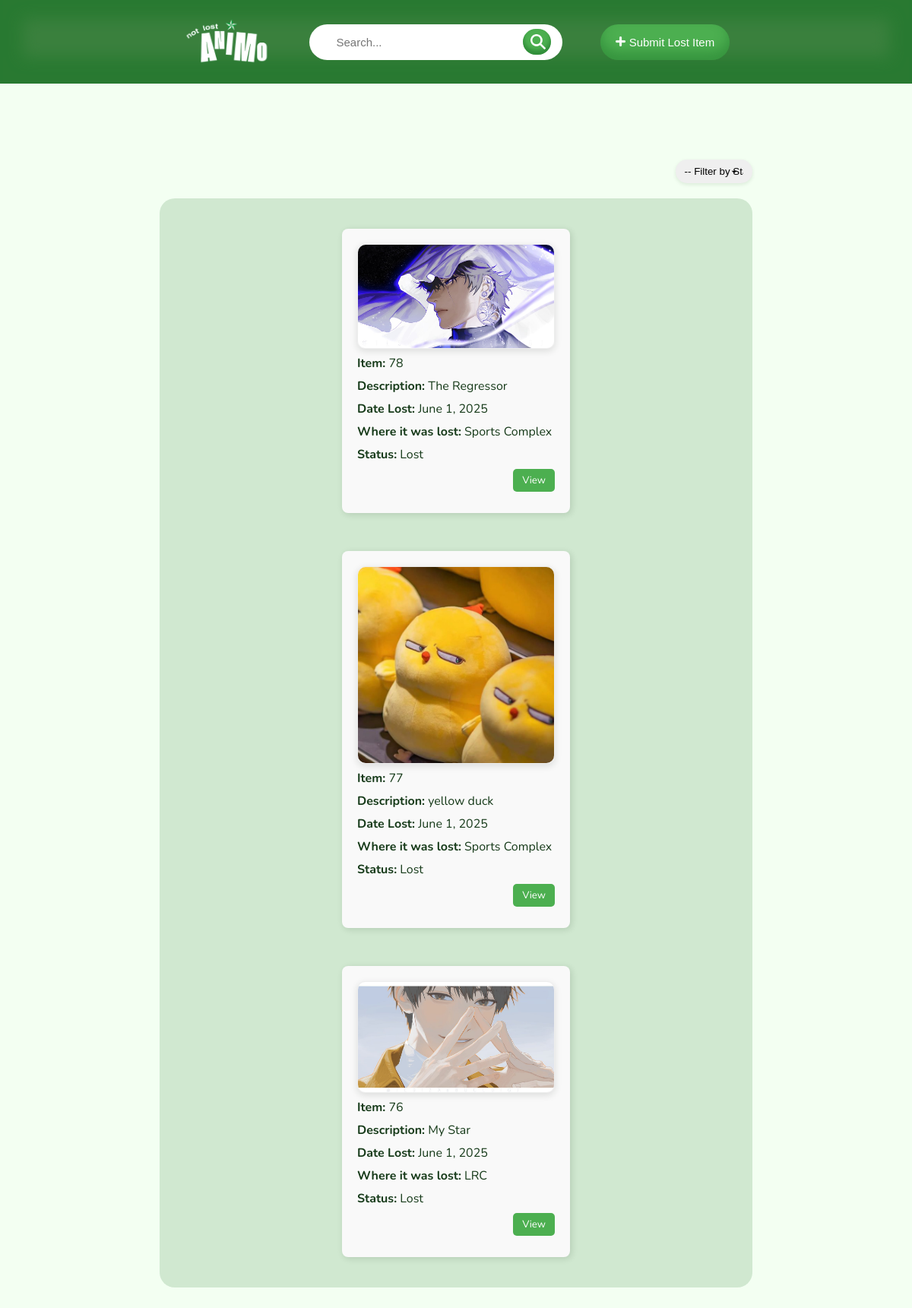
Page /public/staff-item-main.php on the committed database.
### tables this page shows
CREATE TABLE `item_submission` (
  `item_index` int(11) NOT NULL,
  `user_submit_index` int(11) NOT NULL COMMENT 'The person who submitted the lost item',
  `image_path` varchar(255) DEFAULT NULL COMMENT 'Path to uploaded image',
  `item_name` varchar(100) NOT NULL COMMENT 'Name or title of the item',
  `description` text DEFAULT NULL COMMENT 'Description of the item',
  `lost_location` varchar(100) NOT NULL COMMENT 'Where the item was lost (e.g., library, building)',
  `lost_date` date NOT NULL COMMENT 'When the item was lost',
  `user_retrieve_index` int(11) NOT NULL,
  `retrieval_date` date DEFAULT NULL,
  `status` varchar(20) NOT NULL COMMENT 'Status of the item, e.g., Lost or Found',
  `approved` tinyint(1) DEFAULT 0
);

### public/staff-item-main.php (the view, shortened to what this page needs)
<?php require("../include/conn.php"); ?>
<!DOCTYPE html>
<html lang="en">
<head>
    <link rel="stylesheet" href="css/base.css?v=<?= time() ?>">
    <link rel="stylesheet" href="css/header.css?v=<?= time() ?>">
    <link rel="stylesheet" href="css/item-main.css?v=<?= time() ?>">
</head>
<body>
    <header>
        <img src="media/logo.png" alt="notlostanimo-logo" class="logo-img">
        <form action="" method="get" name="formadd" enctype="multipart/form-data" novalidate>
            <div class="search-wrapper">
                <input type="search" id="txtsearch" name="q" placeholder="Search..."
                value="<?= isset($_GET['q']) ? htmlspecialchars($_GET['q']) : '' ?>">
                    <button type="submit"><img src="media/search.png"></button>
            </div>
        </form>
        <button type="button" class="add-button" onclick="window.location.href='add-item.php'"><img src="media/add.png"> Submit Lost Item</button>
    </header>
<div class="content">
    <form action="" method="get" name="filterForm" enctype="multipart/form-data" class="filter" novalidate>
            <select name="status_filter" onchange="this.form.submit()">
                <option value="">-- Filter by Status --</option>
            </select>
    </form>
<div class="records-container">
        <?php
            $itemsPerPage = 25;
            $currentPage = isset($_GET['page']) ? (int)$_GET['page'] : 1;
            $offset = ($currentPage - 1) * $itemsPerPage;
            $sql = "SELECT * FROM item_submission WHERE 1=1";
            $params = [];
            $types = "";
            $sql .= " ORDER BY item_index DESC LIMIT ?, ?";
            $params[] = $offset;
            $params[] = $itemsPerPage;
            $types .= "ii";
            $stmt = $conn->prepare($sql);
            if (!empty($params)) {
                $stmt->bind_param($types, ...$params);
            }
            $stmt->execute();
            $result = $stmt->get_result();
            if ($result->num_rows > 0):
                while ($row = $result->fetch_assoc()):
                    $vitemindex = htmlspecialchars($row['item_index']);
                        $fullDescription = htmlspecialchars($row['description']);
                        $vdescription = mb_strimwidth($fullDescription, 0, 100, '...');
                        $rawDate = $row['lost_date'];
                        $vlostdate = date("F j, Y", strtotime($rawDate));
                    $vimagepath = htmlspecialchars($row['image_path']);
                    $vlostlocation = htmlspecialchars($row['lost_location']);
                    $vstatus = htmlspecialchars($row['status']);
        ?>
        <div class="record-panel">
            <div class="img-container">
            <?php
                $imageFullPath = 'media/' . $vimagepath;
                if (!empty($vimagepath) && file_exists($imageFullPath)) {
                    echo "<img src='{$imageFullPath}' alt='Item Image' class='item-image'>";
                } else {
                    echo "<p><em>No image available</em></p>";
                }
            ?>
            </div>
            <div><strong>Item:</strong> <?= $vitemindex ?></div>
            <div><strong>Description:</strong> <?= $vdescription ?></div>
            <div><strong>Date Lost:</strong> <?= $vlostdate ?></div>
            <div><strong>Where it was lost:</strong> <?= $vlostlocation ?></div>
            <div><strong>Status:</strong> <?= $vstatus ?></div>
            <div class="record-buttons">
                <button class="btn" onclick="window.location.href='item-view.php?vid=<?= $vitemindex ?>'">View</button>
            </div>
        </div>
        <?php endwhile; else: ?>
        <p>No items found.</p>
    <?php endif; ?>
    </div>
</div>
</body>
</html>

### public/css/base.css (style rules this page uses)
* { margin: 0; padding: 0; box-sizing: border-box; }
body { font-family: 'Nunito', sans-serif; background-color: #f3fff2; }

### public/css/header.css (style rules this page uses)
header { background-color: #3b813e; box-shadow: inset 0px -5px 20px 30px rgba(27, 115, 40, 0.552); color: white; display: flex; justify-content: center; align-items: center; padding: 25px 45px; position: relative; gap: 50px; }
.add-button { font-size: 15px; padding: 15px 20px 15px 20px; border: none; background-color: #4CAF50; box-shadow: inset 0px -10px 15px 1px rgba(27, 115, 40, 0.444); color: white; cursor: pointer; border-radius: 25px; transition: ease 0.3s; }
header img { width: 13px; height: 13px; }
.logo-img { height: 60px; width: auto; }
form { width: 30%; }
.search-wrapper { gap: 20px; position: relative; width: 100%; }
.search-wrapper input[type="search"] { display: flex; justify-content: space-between; width: 100%; padding: 15px 35px 15px 35px; border-radius: 25px; font-size: 15px; border: none; }
.search-wrapper button { padding: 7px 7px 7px 10px; display: flex; background-color: #4CAF50; box-shadow: inset 0px -5px 5px 1px rgba(27, 115, 40, 0.552); position: absolute; right: 15px; top: 50%; transition: ease 0.3s; transform: translateY(-50%); border: none; border-radius: 20px; cursor: pointer; font-size: 18px; }
.search-wrapper img { width: 20px; height: 20px; }

### public/css/item-main.css (style rules this page uses)
.add-button { font-size: 15px; padding: 15px 20px 15px 20px; border: none; background-color: #4CAF50; box-shadow: inset 0px -10px 15px 1px rgba(27, 115, 40, 0.444); color: white; cursor: pointer; border-radius: 25px; transition: ease 0.3s; }
header img { width: 13px; height: 13px; }
.logo-img { height: 60px; width: auto; }
form { width: 30%; }
.search-wrapper { gap:20px; position: relative; width: 100%; }
.search-wrapper input[type="search"] { display: flex; justify-content: space-between; width: 100%; padding: 15px 35px 15px 35px; border-radius: 25px; font-size: 15px; border: none; }
.search-wrapper button { padding: 7px 7px 7px 10px; display: flex; background-color: #4CAF50; box-shadow: inset 0px -5px 5px 1px rgba(27, 115, 40, 0.552); position: absolute; right: 15px; top: 50%; transition: ease 0.3s; transform: translateY(-50%); border: none; border-radius: 20px; cursor: pointer; font-size: 18px; }
.search-wrapper img { width: 20px; height: 20px; }
.content { display: flex; flex-direction: column; align-items: center; margin: 100px auto; }
.filter { margin-bottom: 20px; width: 65%; display: flex; justify-content: flex-end; }
.filter select { width: 13%; appearance: none; background-repeat: no-repeat; background-position: right 16px center; background-size: 16px 16px; padding: 8px 12px; border: none; border-radius: 15px; box-shadow: rgba(21, 61, 23, 0.1) 0px 2px 5px; }
.records-container { justify-content: center; padding: 40px 150px 40px 150px; position: relative; width: 65%; display: flex; flex-wrap: wrap; gap: 50px; background-color: #5b9a5f3b; border-radius: 20px; }
.record-panel { color: #163a19; border-radius: 8px; padding: 20px; width: 300px; display: flex; flex-direction: column; background-color: #f9f9f9; box-shadow: 2px 2px 8px rgba(11, 40, 14, 0.138); }
.record-panel div { margin-bottom: 8px; }
.img-container { display: flex; align-items: center; justify-content: center; width: 100%; height: auto; border-radius: 10px; box-shadow: 0 3px 10px rgba(30, 36, 31, 0.133); border: #cccccc42 1px solid; }
.img-container img { width: 100%; height: 100%; border-radius: 10px; }
.record-buttons { width: 100%; display: flex; justify-content: flex-end; margin-top: auto; margin-bottom: 10px; }
.btn { font-family: 'Nunito', sans-serif; padding: 6px 12px; border: none; background-color: #4CAF50; color: white; cursor: pointer; border-radius: 5px; transition: ease 0.3s; }

### rows in the picture
item_submission: image_path (picture), item_index "78", description "The Regressor", lost_date "June 1, 2025", lost_location "Sports Complex", status "Lost"
item_submission: image_path (picture), item_index "77", description "yellow duck", lost_date "June 1, 2025", lost_location "Sports Complex", status "Lost"
item_submission: image_path (picture), item_index "76", description "My Star", lost_date "June 1, 2025", lost_location "LRC", status "Lost"
